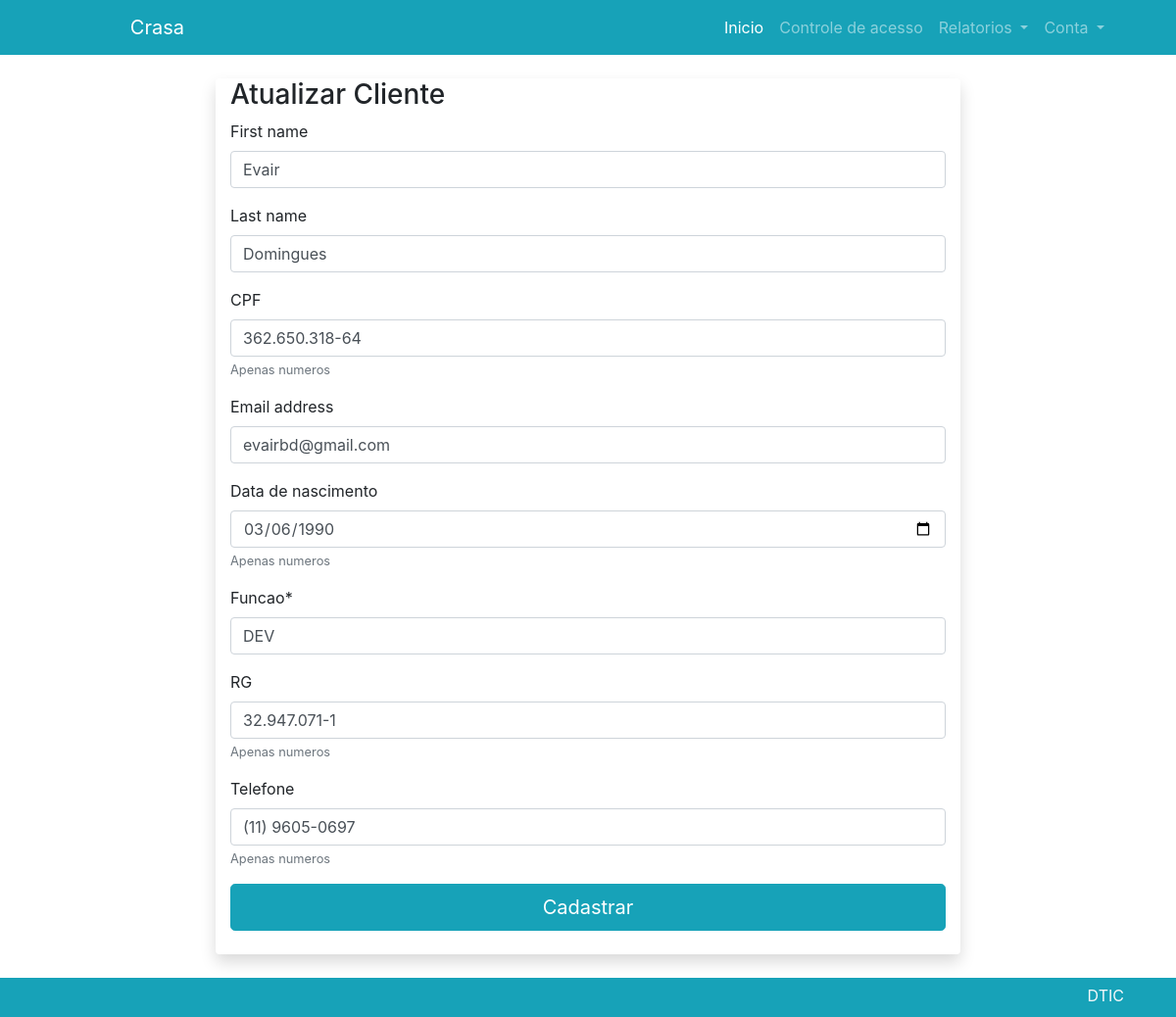
The app's page /cadastrar/ (signed in), older data.
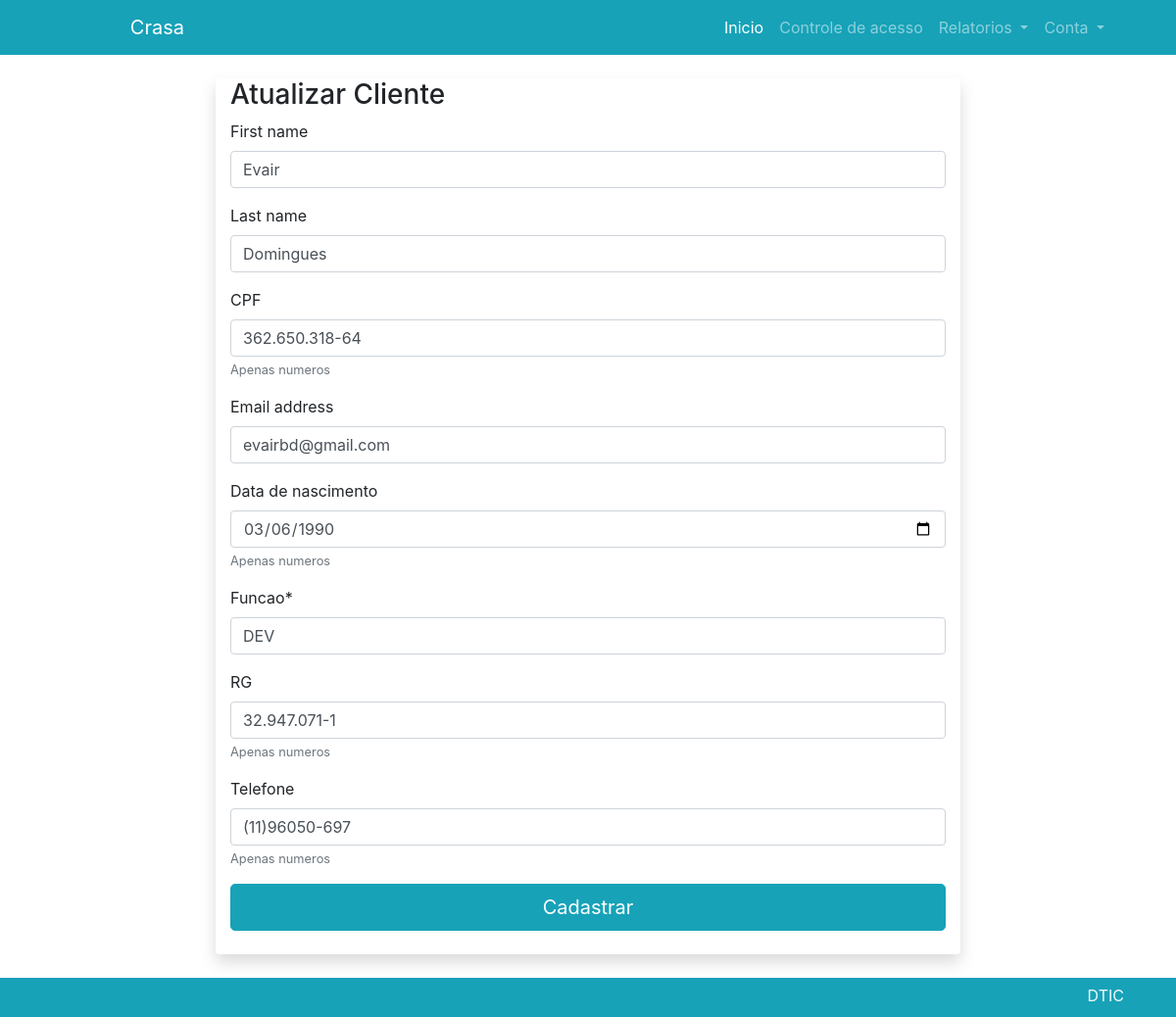
The same page, newer data.
### usuario/models.py (models this page shows, shortened)
class Perfil(models.Model):
    usuario = models.OneToOneField(User, on_delete=models.CASCADE)
    dnasc = models.DateField(blank=True,null=True)
    funcao = models.CharField( max_length=100)
    rg = models.CharField(max_length=60)
    unidade = models.ForeignKey(Unidade, on_delete=models.SET_NULL, null=True)
    fone = models.CharField(max_length=14)
    NIVEL_ACESSO_CHOICE = (
        ('crasa', 'Crasa'),
        ('supervisao', 'Supervisão'),
        ('unidade', 'Unidade'),
        ('usuario', 'Usuario'),
    )
    nivel_acesso = models.CharField(max_length=16, default='usuario', choices=NIVEL_ACESSO_CHOICE)
    class Meta:
        verbose_name= 'Perfil'
        verbose_name_plural = 'Perfis'

### usuario/views.py (the view)
# urls.py: path('cadastrar/', views.Cadastrar.as_view(), name="cadastrar"),
class Cadastrar(BasePerfil):
    def post(self, *args, **kwargs):
        if not self.userform.is_valid() or not self.perfilform.is_valid():
            return self.renderizar
        username = self.userform.cleaned_data.get('username')
        email = self.userform.cleaned_data.get('email')
        first_name = self.userform.cleaned_data.get('first_name')
        last_name = self.userform.cleaned_data.get('last_name')
        if self.request.user.is_authenticated:
            usuario = get_object_or_404(User, username=self.request.user.username )
            usuario.username = username
            usuario.email = email
            usuario.first_name = first_name
            usuario.last_name = last_name
            usuario.save()
            if not self.perfil:
                self.perfilform.cleaned_data['usuario'] = usuario
                perfil = models.Perfil(**self.perfilform.cleaned_data)
                perfil.save()
            else:
                perfil = self.perfilform.save(commit=False)
                perfil.usuario = usuario
                perfil.save()
                messages.success(
                self.request,'Usuario atualizado.')
                return redirect('usuario:cadastrar')
        else:
            usuario = self.userform.save(commit=False)
            password = usuario.last_name+"dtic2022"
            usuario.set_password(password)
            usuario.is_active = False
            usuario.save()
            perfil = self.perfilform.save(commit=False)
            perfil.usuario = usuario
            perfil.save()
            return redirect('usuario:success')
        return self.renderizar

### usuario/forms.py (shortened to what this page needs)
class UserForm(forms.ModelForm):
  username = forms.CharField(required=False, label='CPF', help_text='Apenas numeros', widget=forms.TextInput(attrs={"class": "form-control cpf", "data-mask":"000.000.000-00","maxlength":"14"}))
  def __init__(self, usuario=None, *args, **kwargs):
    super().__init__(*args, **kwargs)
    self.usuario = usuario
  class Meta:
    model = User
    fields = ('first_name','last_name', 'username', 'email',)#is_active.

class PerfilAtualizarForm(forms.ModelForm):
  rg = forms.CharField(required=False, label='RG', help_text='Apenas numeros', widget=forms.TextInput(attrs={"class": "form-control rg", "data-mask":"00.000.000-0","maxlength":"12" }))
  dnasc = forms.CharField(required=False, label='Data de nascimento', help_text='Apenas numeros', widget=forms.TextInput(attrs={"class": "form-control", "type": "date"}))
  fone = forms.CharField(required=False, label='Telefone', help_text='Apenas numeros', widget=forms.TextInput(attrs={"class": "form-control phone_with_ddd", "data-mask":"(00)00000-0000","maxlength":"14"}))
  class Meta:
    model = models.Perfil
    fields = '__all__'
    exclude = ('usuario','nivel_acesso','unidade')

### usuario/templates/atualizar.html
{% extends 'cadastrar.html' %}
{% block titlecad %}
    <h3>Atualizar Cliente</h3>
{% endblock %}

### usuario/templates/cadastrar.html (shortened to what this page needs)
{% extends 'base.html' %}
{% load crispy_forms_tags %}
{% block content %}
<div class="container">
    <div class="row">
        <div class="col">
        </div>
        <div class="col-8 mt-4 mb-4 shadow bg-body rounded">
            {% block titlecad %}{% endblock %}
            <form method="POST">
                {{ userform|crispy }}
                {{ perfilform|crispy }}
                <div class="row">
                    <div class="col mb-4">
                        <button type="submit" class='btn btn-primary btn-block btn-lg'>Cadastrar</button>
                    </div>
                </div>
            </form>
        </div>
        <div class="col">
        </div>
    </div>
</div>
{% endblock %}

Row changes from the older to the newer data that the page shows:
changed Perfil "DEV": fone "(11) 9605-0697" → "(11)96050-697"
